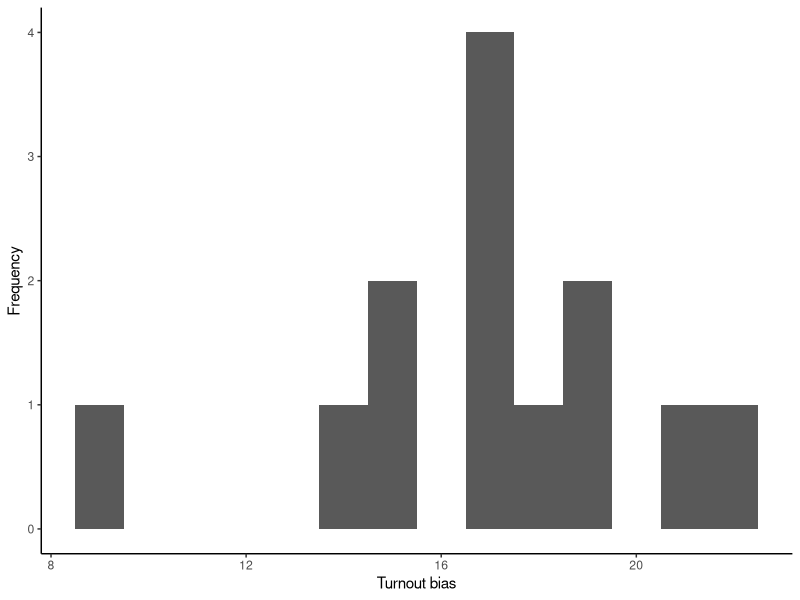
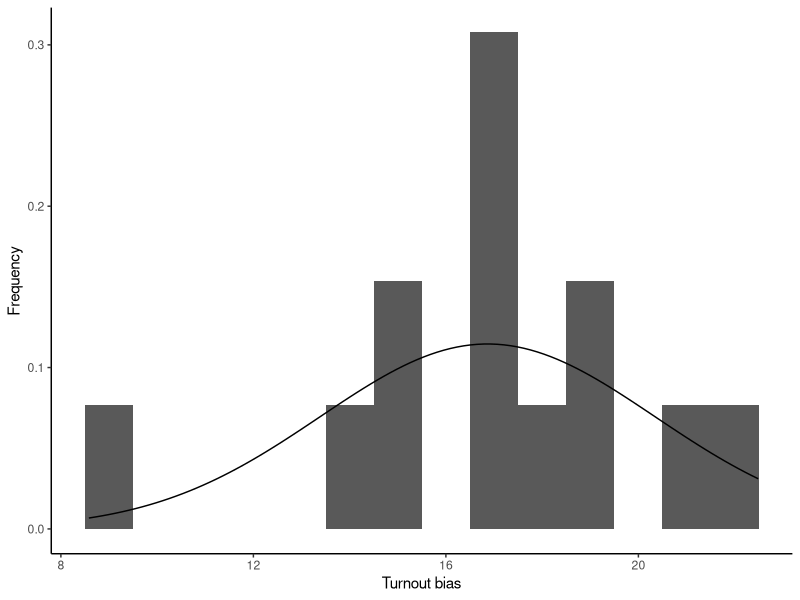

Generate these figures, in order, with R:
## ---- chunk 1
knitr::opts_chunk$set(echo = TRUE)
## ---- chunk 2
library(tidyverse)
library(dplyr)
library(ggplot2)

anes <- read_csv("ANES.csv")
anes
## ---- chunk 3

anes$VEP_turnout <- anes$votes/anes$VEP * 100

## ---- chunk 4
head(anes)
## ---- chunk 5
anes$VAP_turnout <- anes$votes/anes$VAP * 100

## ---- chunk 6
head(anes)
## ---- chunk 7
mean_VEP_turnout <- mean(anes$VEP_turnout)
mean_VEP_turnout
## ---- chunk 8
mean_ANES_turnout <- mean(anes$ANES_turnout)
mean_ANES_turnout

## ---- chunk 9
anes$turnout_bias <- anes$ANES_turnout - anes$VEP_turnout
## ---- chunk 10
head(anes)
## ---- chunk 11
library(ggplot2)

p <- ggplot(data = anes)
p <- p + geom_histogram(mapping = aes(x = turnout_bias ), binwidth=1)
p <- p + theme_classic() + xlab("Turnout bias") + ylab("Frequency")         
p

p_d <- ggplot(data = anes)
p_d <- p_d + geom_histogram(mapping = aes(x = turnout_bias, y=..density.. ), binwidth=1)
p_d <- p_d + theme_classic() + xlab("Turnout bias") + ylab("Frequency")         
p_d <- p_d + stat_function(fun = dnorm, args = list(mean = mean(anes$turnout_bias), sd = sd(anes$turnout_bias)))
p_d
## ---- chunk 12
anes %>%
  group_by(presidential) %>%
  summarise(mean_ANES_turnout = mean(ANES_turnout),
            mean_VEP_turnout  = mean(VEP_turnout),
            mean_turnoutbias  = mean(turnout_bias)
            )
